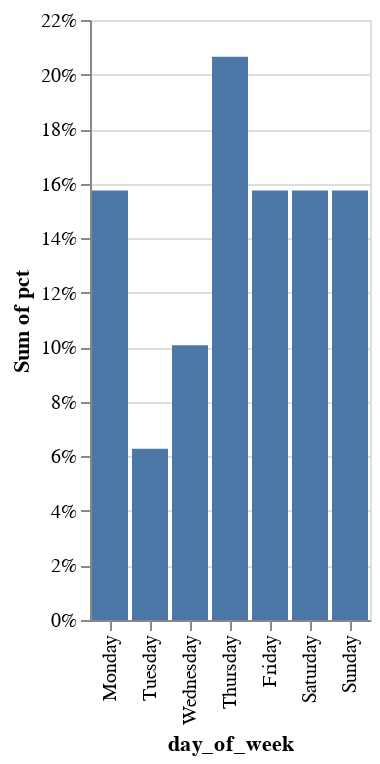

Here is the notebook cell this chart was saved with:
### Markdown cell above
Graphs
-----------

### Code cell
alt.Chart(data_raw).mark_bar().transform_joinaggregate(
    total="count(day_of_week)"
).transform_calculate(
    pct="1 / datum.total"
).encode(
    x = alt.X('day_of_week:N', sort=['Monday', 'Tuesday', 'Wednesday', 'Thursday', 'Friday', 'Saturday', 'Sunday']),
    y = alt.Y('sum(pct):Q', axis=alt.Axis(format='%'))
)

### Figure 1 — Vega-Lite specification as saved in the notebook (floating-point values rounded to 4 significant figures; data arrays with more than 128 entries replaced by an {"elided": "..."} marker saying what was removed)
{"config": {"view": {"continuousWidth": 400, "continuousHeight": 300}}, "data": {"name": "data-340e938c0849e138232fef001f74e80e"}, "mark": "bar", "encoding": {"x": {"type": "nominal", "field": "day_of_week", "sort": ["Monday", "Tuesday", "Wednesday", "Thursday", "Friday", "Saturday", "Sunday"]}, "y": {"type": "quantitative", "aggregate": "sum", "axis": {"format": "%"}, "field": "pct"}}, "transform": [{"joinaggregate": [{"op": "count", "field": "day_of_week", "as": "total"}]}, {"calculate": "1 / datum.total", "as": "pct"}], "$schema": "https://vega.github.io/schema/vega-lite/v4.8.1.json", "datasets": {"data-340e938c0849e138232fef001f74e80e": {"elided": "9143 records"}}}
